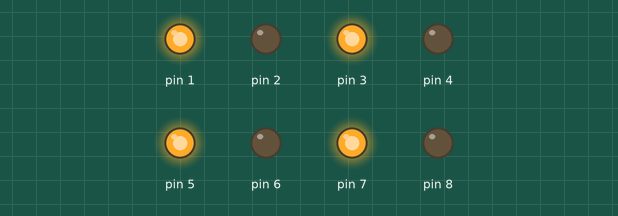
Simulated run of this sketch. Board: Arduino Uno, built with avr-gcc and run on an emulated ATmega328P. Shown: output pins drawn as LEDs (lit = HIGH).

Above: at 1.0 s.
At 3.0 s:
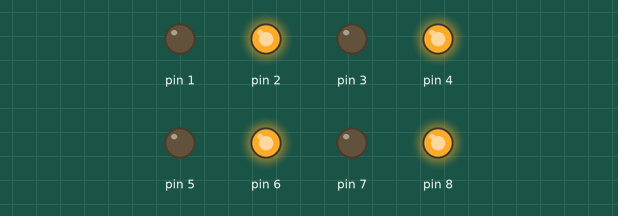
Timing chart, 0 to 5.2 s (numbered marks = the images above):
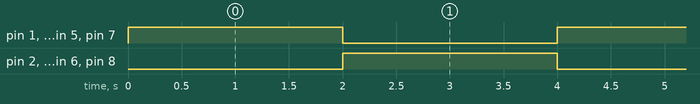

The sketch:

odds_evens_elb.ino
```cpp
// External LED Blink on ELB Board

// Setup
void setup() {
  pinMode(1, OUTPUT);
  pinMode(2, OUTPUT);
  pinMode(3, OUTPUT);
  pinMode(4, OUTPUT);
  pinMode(5, OUTPUT);
  pinMode(6, OUTPUT);
  pinMode(7, OUTPUT);
  pinMode(8, OUTPUT);
}

// Loop
void loop() {
  // Odds On
  digitalWrite(1, HIGH);
  digitalWrite(3, HIGH);
  digitalWrite(5, HIGH);
  digitalWrite(7, HIGH);
  delay(2000);
  // Odds Off and Evens On
  digitalWrite(1, LOW);
  digitalWrite(3, LOW);
  digitalWrite(5, LOW);
  digitalWrite(7, LOW);
  digitalWrite(2, HIGH);
  digitalWrite(4, HIGH);
  digitalWrite(6, HIGH);
  digitalWrite(8, HIGH);
  delay(2000);
  // Evens Off
  digitalWrite(2, LOW);
  digitalWrite(4, LOW);
  digitalWrite(6, LOW);
  digitalWrite(8, LOW);

}
```

Measured:
- by itself, pin 1–8: alternates HIGH for 2.0 s and LOW for 2.0 s
- by itself, everything shown: repeats every 4.0 s, in 3 steps
